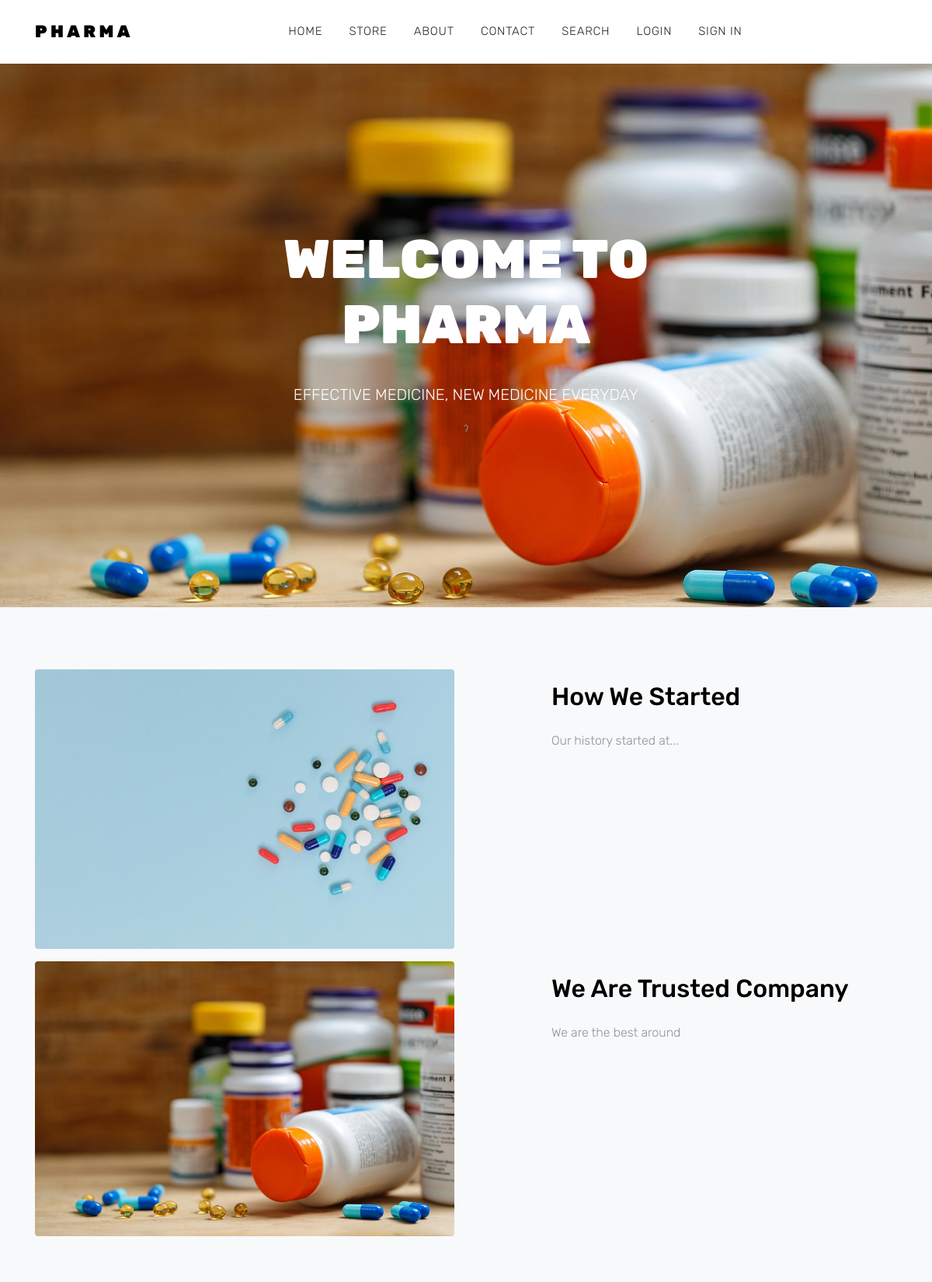
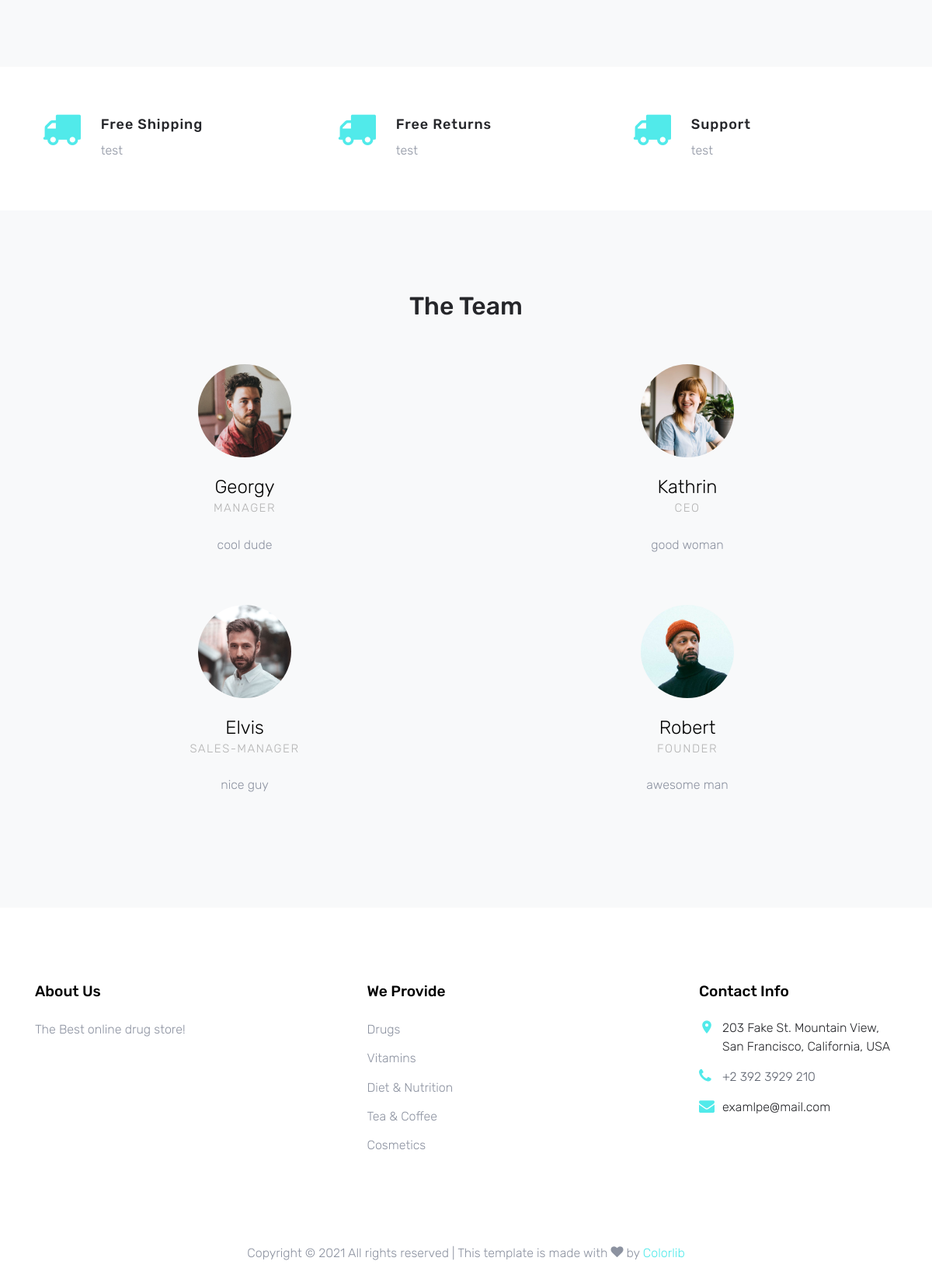
The page /about/ on the database its author committed (2 pictures, top to bottom).
### main_pharma/models.py (models this page shows, shortened)
class Welcome(models.Model):
    title = models.CharField(max_length=30, unique=True)
    photo = models.ImageField(upload_to='static/welcome/%Y/%m/%d')
    desc = models.CharField(max_length=200, unique=True, default='SOME STRING')

class History(models.Model):
    title = models.CharField(max_length=30, unique=True)
    photo = models.ImageField(upload_to='static/history/%Y/%m/%d')
    desc = models.TextField(blank=True)

class OurOffer(models.Model):
    title = models.CharField(max_length=15, unique=True)
    desc = models.TextField(blank=True)

class OurTeam(models.Model):
    name = models.CharField(max_length=20, unique=True)
    position = models.CharField(max_length=20)
    desc = models.CharField(max_length=200, unique=True, default='SOME STRING')
    image = models.ImageField(upload_to='static/team/%Y/%m/%d', blank=True)

### main_pharma/views.py (the view)
# urls.py: path('about/', about_page_view, name='about_page_view'),
def about_page_view(request):
    welcome = Welcome.objects.all()
    history = History.objects.all()
    ouroffer = OurOffer.objects.all()
    ourteam = OurTeam.objects.all()
    return render(request, 'about_us.html', context={
        'welcome': welcome[0],
        'history': history,
        'ouroffer': ouroffer,
        'ourteam': ourteam
    })

### main_pharma/templates/about_us.html
{% extends 'base.html' %}
{% block content %}
    <div class="site-blocks-cover inner-page" style="background-image: url({{ welcome.photo.url }});">
      <div class="container">
        <div class="row">
          <div class="col-lg-7 mx-auto align-self-center">
            <div class=" text-center">
              <h1>{{ welcome.title }}</h1>
              <p>{{ welcome.desc }}</p>ˀ
            </div>
          </div>
        </div>
      </div>
    </div>
    <div class="site-section bg-light custom-border-bottom" data-aos="fade">
      <div class="container">
        <div class="row mb-5">
            {% for item in history %}
          <div class="col-md-6">
            <div class="block-16">
              <figure>
                <img src="{{ item.photo.url }}" alt="Image placeholder" class="img-fluid rounded">
              </figure>
            </div>
          </div>
          <div class="col-md-1"></div>
          <div class="col-md-5">
            <div class="site-section-heading pt-3 mb-4">
              <h2 class="text-black">{{ item.title }}</h2>
            </div>
            <p>{{ item.desc }}</p>
          </div>
            {% endfor %}
        </div>
      </div>
    </div>
    <div class="site-section site-section-sm site-blocks-1 border-0" data-aos="fade">
      <div class="container">
        <div class="row">
            {% for item in ouroffer %}
          <div class="col-md-6 col-lg-4 d-lg-flex mb-4 mb-lg-0 pl-4" data-aos="fade-up" data-aos-delay="">
            <div class="icon mr-4 align-self-start">
              <span class="icon-truck text-primary"></span>
            </div>
            <div class="text">
              <h2>{{ item.title }}</h2>
              <p>{{ item.desc }}</p>
            </div>
          </div>
            {% endfor %}
        </div>
      </div>
    </div>
    <div class="site-section bg-light custom-border-bottom" data-aos="fade">
      <div class="container">
        <div class="row justify-content-center mb-5">
          <div class="col-md-7 site-section-heading text-center pt-4">
            <h2>The Team</h2>
          </div>
        </div>
        <div class="row">
            {% for item in ourteam %}
          <div class="col-md-6 col-lg-6 mb-5">
            <div class="block-38 text-center">
              <div class="block-38-img">
                <div class="block-38-header">
                  <img src="{{ item.image.url }}" alt="Image placeholder" class="mb-4">
                  <h3 class="block-38-heading h4">{{ item.name }}</h3>
                  <p class="block-38-subheading">{{ item.position }}</p>
                </div>
                <div class="block-38-body">
                  <p>{{ item.desc }}</p>
                </div>
              </div>
            </div>
          </div>
            {% endfor %}
        </div>
      </div>
    </div>
{% endblock %}

### static/css/style.css (style rules this page uses)
body { line-height: 1.7; color: #8c92a0; font-weight: 300; font-size: 16px; }
.text-black { color: #000; }
.site-section { padding: 2.5em 0; }
@media (min-width: 768px) { .site-section { padding: 5em 0; } }
.site-section.site-section-sm { padding: 4em 0; }
.site-section-heading { font-size: 30px; color: #25262a; position: relative; }
.site-section-heading:before { display: none; content: ""; left: 0%; top: 0; position: absolute; width: 40px; height: 2px; background: #51eaea; }
.site-section-heading.text-center:before { display: none; content: ""; left: 50%; top: 0; -webkit-transform: translateX(-50%); -ms-transform: translateX(-50%); transform: translateX(-50%); position: absolute; width: 40px; height: 2px; background: #51eaea; }
.site-blocks-cover { background-size: cover; background-repeat: no-repeat; background-position: center center; position: relative; }
.site-blocks-cover, .site-blocks-cover > .container > .row { min-height: 700px; height: calc(100vh); }
.site-blocks-cover.inner-page, .site-blocks-cover.inner-page .row { min-height: 400px; height: 700px; }
.site-blocks-cover h1 { font-size: 50px; font-weight: 900; color: #fff; margin-bottom: 30px; text-transform: uppercase; }
@media (min-width: 768px) { .site-blocks-cover h1 { font-size: 70px; } }
.site-blocks-cover p { color: #fff; font-size: 20px; line-height: 35px; }
.site-blocks-1 { border-bottom: 1px solid #edf0f5; }
.site-blocks-1 .icon span { position: relative; color: #6c757d; top: -10px; font-size: 50px; display: inline-block; }
.site-blocks-1 .text h2 { color: #25262a; letter-spacing: .05em; font-size: 18px; }
.site-blocks-1 .text p:last-child { margin-bottom: 0; }
.block-16 figure { position: relative; }
.block-38 .block-38-header .block-38-heading { color: #000; margin: 0; font-weight: 300; }
.block-38 .block-38-header .block-38-subheading { color: #b3b3b3; margin: 0 0 20px 0; text-transform: uppercase; font-size: 15px; letter-spacing: .1em; }
.block-38 .block-38-header img { width: 120px; border-radius: 50%; margin-bottom: 20px; }
.custom-border-bottom { border-bottom: 1px solid #f9f9f9; }

### rows shown on the page
Welcome: photo (picture), title "WELCOME TO PHARMA", desc "EFFECTIVE MEDICINE, NEW MEDICINE EVERYDAY"
History: photo (picture), title "How We Started", desc "Our history started at..."
History: photo (picture), title "We Are Trusted Company", desc "We are the best around"
OurOffer: title "Free Shipping", desc "test"
OurOffer: title "Free Returns", desc "test"
OurOffer: title "Support", desc "test"
OurTeam: image (picture), name "Georgy", position "MANAGER", desc "cool dude"
OurTeam: image (picture), name "Kathrin", position "CEO", desc "good woman"
OurTeam: image (picture), name "Elvis", position "SALES-MANAGER", desc "nice guy"
OurTeam: image (picture), name "Robert", position "FOUNDER", desc "awesome man"
